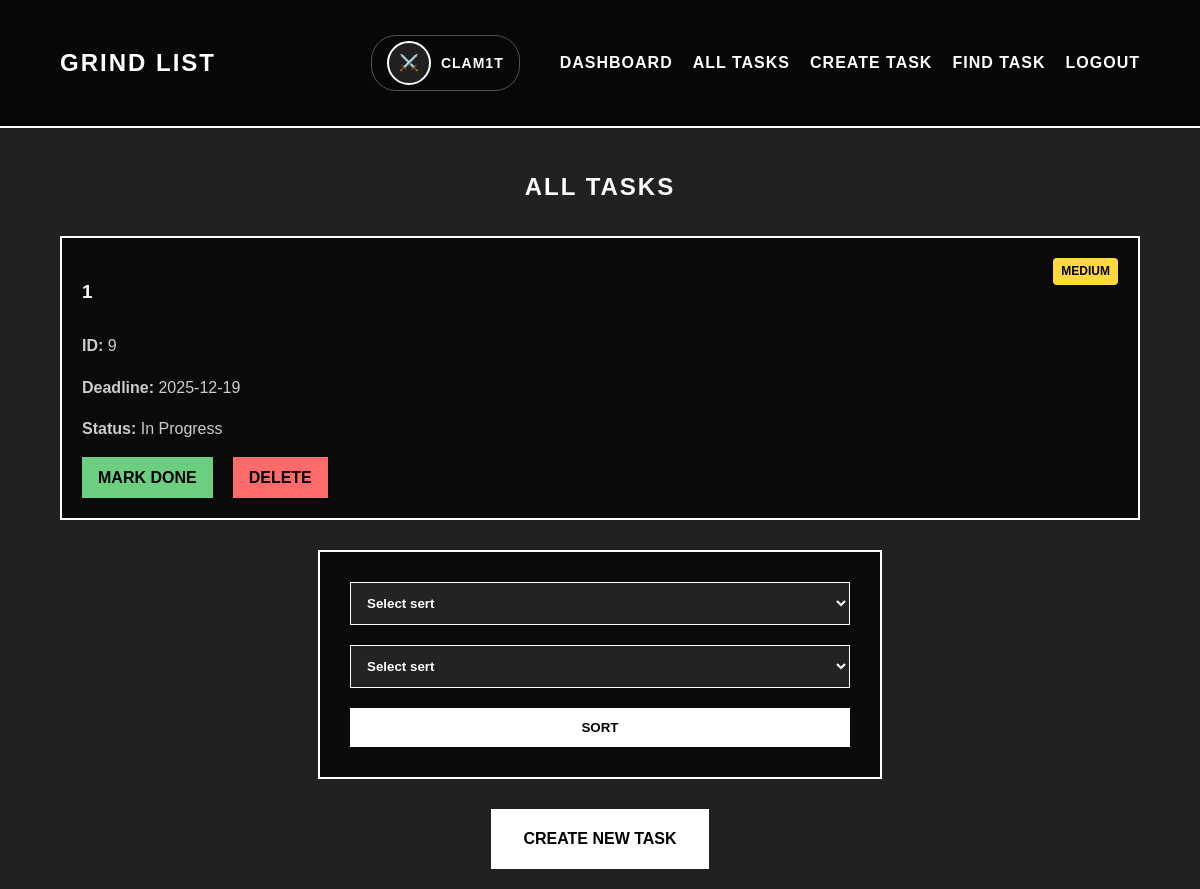
The app's page /task/tasks (signed in), older data.
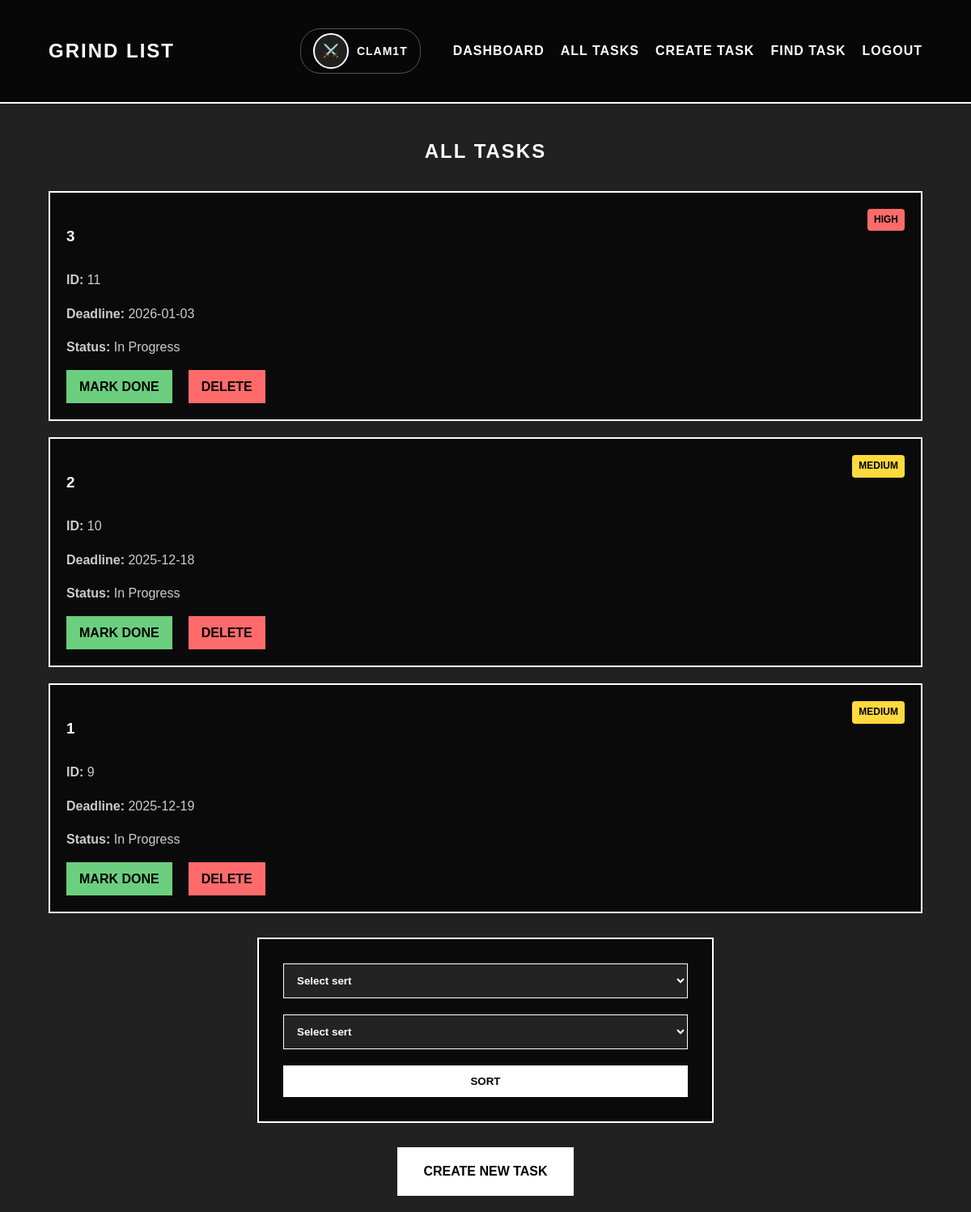
The same page, newer data.
### app/models/task.py (models this page shows, shortened)
class Task(db.Model):
    id = db.Column(db.Integer, primary_key=True)
    title = db.Column(db.String(200), nullable=False)
    priority = db.Column(db.String(10), nullable=False)
    deadline = db.Column(db.DateTime, default=datetime.now)
    is_done = db.Column(db.Boolean, default=False)
    user_id = db.Column(db.Integer, db.ForeignKey('user.id'), nullable=False)

### app/routes/task.py (the view, shortened to what this page needs)
@task.route('/tasks', methods=['GET', 'POST'])
def tasks_page():
    if 'user_id' not in session:
        flash('Сначала войдите в систему', 'error')
        return redirect(url_for('main.home'))
    if request.method == 'POST':
        sort_by = request.form.get('sort_by').lower()
        test = request.form.get('test').lower()
    else:
        sort_by = 'newest'
        test = 'desc'
    query = Task.query.filter_by(user_id=session['user_id'])
    print(f"'{test}'")
    if test=='desc':
        if sort_by == 'priority':
            priority_order = case(
                (Task.priority == 'high', 1),
                (Task.priority == 'medium', 2),
                (Task.priority == 'low', 3),
            )
            tasks = query.order_by(priority_order, Task.id.desc()).all()
        elif sort_by == 'deadline':
            tasks = query.order_by(Task.deadline.asc().nulls_last(), Task.id.desc()).all()
        elif sort_by == 'status':
            tasks = query.order_by(Task.is_done.asc(), Task.id.desc()).all()
        else:
            tasks = query.order_by(Task.id.desc()).all()
        return render_template('main/tasks.html', tasks=tasks, current_sort=sort_by)

### app/templates/main/tasks.html (shortened to what this page needs)
{% extends "main/base_dashboard.html" %}
{% block content %}
<section class="tasks-section">
    <h1 style="color: #fff; text-align: center; text-transform: uppercase; letter-spacing: 2px; margin-bottom: 30px;">
        ALL TASKS
    </h1>
    <div class="task-list">
        {% if tasks %}
            {% for task in tasks %}
                <div class="task-card">
                    <div style="display: flex; justify-content: space-between; align-items: start;">
                        <h3>{{ task.title }}{% if task.is_done %} ✅{% endif %}</h3>
                        <span class="priority-badge {{ task.priority }}">{{ task.priority.upper() }}</span>
                    </div>
                    <p><strong>ID:</strong> {{ task.id }}</p>
                    <p><strong>Deadline:</strong> {{ task.deadline.strftime('%Y-%m-%d') if task.deadline else 'Not set' }}</p>
                    <p><strong>Status:</strong> {% if task.is_done %}Completed{% else %}In Progress{% endif %}</p>
                    <div class="task-actions">
                        {% if not task.is_done %}
                            <a href="{{ url_for('task.mark_task_done_page', task_id=task.id) }}" class="task-btn done-btn">Mark Done</a>
                        {% endif %}
                        <a href="{{ url_for('task.delete_task_page', task_id=task.id) }}" class="task-btn delete-btn" onclick="return confirm('Are you sure you want to delete this task?')">Delete</a>
                    </div>
                </div>
            {% endfor %}
        {% else %}
            <p style="color: #fff; text-align: center;">No tasks found. Create your first task!</p>
        {% endif %}
    </div>
    <form class="task-form" method="POST" action="{{ url_for('task.tasks_page') }}">
        <select name="sort_by" required>
            <option value="">Select sert</option>
        </select>
        <select name="test" selected="Acs">
            <option value="">Select sert</option>
        </select>
        <button type="submit">Sort</button>
    </form>
    <div style="text-align: center; margin-top: 30px;">
        <a href="{{ url_for('task.create_task_page') }}" class="create-btn">Create New Task</a>
        </div>
</section>
{% endblock %}

### app/templates/main/base_dashboard.html (shortened to what this page needs)
<!DOCTYPE html>
<html lang="ru">
<head>
    <link rel="stylesheet" href="{{ url_for('static', filename='style.css') }}">
</head>
<body>
    <nav class="navbar">
        <div class="container">
            <a href="{{ url_for('main.dashboard') }}" class="logo">GRIND LIST</a>
            <div class="nav-links">
                <div class="user-info">
                    {% if session.avatar %}
                        <img src="{{ url_for('static', filename=session.avatar) }}" alt="Avatar" class="user-avatar">
                    {% else %}
                        <div class="user-avatar-default">⚔️</div>
                    {% endif %}
                    <span class="username">{{ session.username }}</span>
                </div>
                <a href="{{ url_for('main.dashboard') }}">DASHBOARD</a>
                <a href="{{ url_for('task.tasks_page') }}">ALL TASKS</a>
                <a href="{{ url_for('task.create_task_page') }}">CREATE TASK</a>
                <a href="{{ url_for('task.task_by_id_page') }}">FIND TASK</a>
                <a href="{{ url_for('user.logout') }}">LOGOUT</a>
            </div>
        </div>
    </nav>
    <main class="container">
        {% block content %}{% endblock %}
    </main>
</body>
</html>

### app/static/style.css (style rules this page uses)
body { font-family: 'Arial Black', 'Arial', sans-serif; line-height: 1.6; color: #000; margin: 0; padding: 0; background-color: rgba(0, 0, 0, 0.87); background-size: cover; background-attachment: fixed; min-height: 100vh; }
.container { width: 90%; max-width: 1200px; margin: 0 auto; padding: 20px; }
.navbar { background: rgba(0,0,0,0.8); border-bottom: 2px solid #fff; padding: 15px 0; }
.navbar .container { display: flex; justify-content: space-between; align-items: center; }
.logo { font-size: 24px; font-weight: bold; color: #fff; text-decoration: none; text-transform: uppercase; letter-spacing: 2px; }
.nav-links { display: flex; align-items: center; }
.nav-links a { margin-left: 20px; color: #fff; text-decoration: none; font-weight: bold; text-transform: uppercase; letter-spacing: 1px; position: relative; transition: all 0.3s ease; }
.nav-links a::after { content: ''; position: absolute; width: 0; height: 2px; bottom: -5px; left: 0; background-color: #fff; transition: width 0.3s; }
.user-info { display: flex; align-items: center; margin-right: 20px; padding: 5px 15px; border: 1px solid rgba(255,255,255,0.3); border-radius: 25px; }
.user-avatar, .user-avatar-default { width: 40px; height: 40px; border-radius: 50%; border: 2px solid #fff; margin-right: 10px; display: flex; align-items: center; justify-content: center; font-size: 16px; background: rgba(255,255,255,0.1); background-size: cover; background-position: center; }
.username { color: #fff; font-weight: bold; text-transform: uppercase; letter-spacing: 1px; font-size: 14px; }
.task-list { display: grid; gap: 20px; margin-top: 30px; }
.task-card { background: rgba(0,0,0,0.7); border: 2px solid #fff; padding: 20px; color: #fff; transition: all 0.3s ease; }
.task-card h3 { margin-bottom: 10px; text-transform: uppercase; color: #fff; }
.task-card p { color: #ccc; margin-bottom: 15px; }
.task-btn { background: #fff; color: #000; border: none; padding: 10px 20px; cursor: pointer; font-weight: bold; text-transform: uppercase; transition: all 0.3s; margin-right: 10px; }
.create-btn { display: inline-block; background: #fff; color: #000; padding: 15px 30px; text-decoration: none; font-weight: bold; text-transform: uppercase; transition: all 0.3s; border: 2px solid #fff; }
.task-form, .search-form { max-width: 500px; margin: 30px auto; background: rgba(0,0,0,0.7); padding: 30px; border: 2px solid #fff; }
.task-form input, .task-form select, .task-form textarea, .search-form input { width: 100%; padding: 12px; margin-bottom: 20px; border: 1px solid #fff; background: rgba(255,255,255,0.1); color: #fff; font-weight: bold; transition: all 0.3s ease; }
.task-form button, .search-form button { width: 100%; padding: 12px; background: #fff; color: #000; border: none; font-weight: bold; text-transform: uppercase; cursor: pointer; transition: all 0.3s; }
.priority-badge { padding: 4px 8px; border-radius: 4px; font-size: 12px; font-weight: bold; text-transform: uppercase; }
.priority-badge.high { background: #ff6b6b; color: #000; }
.priority-badge.medium { background: #ffd93d; color: #000; }
.task-actions { display: flex; gap: 10px; margin-top: 15px; flex-wrap: wrap; }
.done-btn { background: #6bcf7f !important; text-decoration: none; padding: 8px 16px; }
.delete-btn { background: #ff6b6b !important; text-decoration: none; padding: 8px 16px; }

Row changes from the older to the newer data that the page shows:
added Task: title "3", priority "HIGH", id "11", deadline "2026-01-03", is_done "In Progress"
added Task: title "2", priority "MEDIUM", id "10", deadline "2025-12-18", is_done "In Progress"
